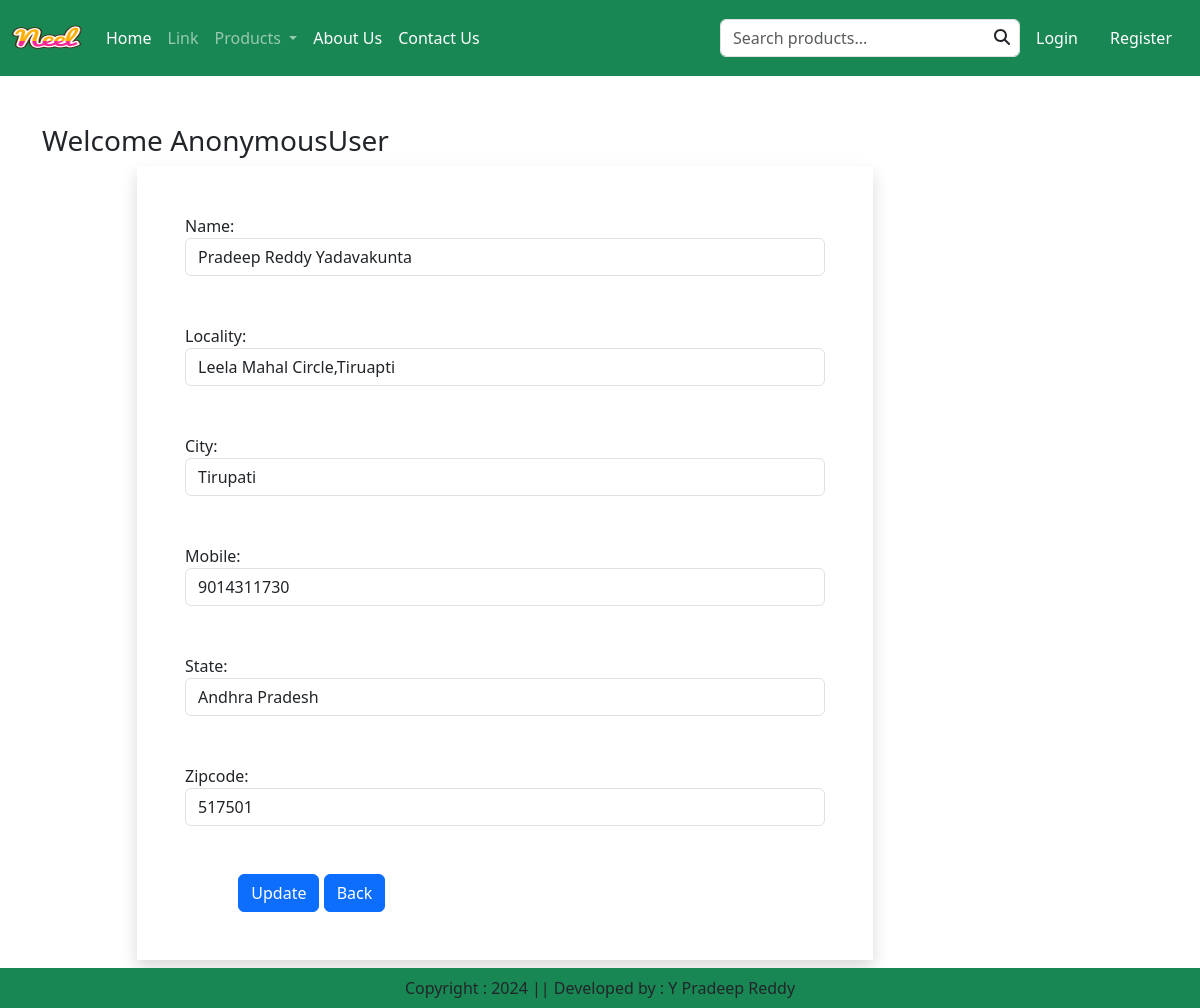
The app's page /updateAddress/3 with its own data.
### app/models.py (models this page shows, shortened)
class Customer(models.Model):
    user=models.ForeignKey(User,on_delete=models.CASCADE)
    name=models.CharField(max_length=200)
    locality=models.CharField(max_length=200)
    city=models.CharField(max_length=200)
    mobile=models.IntegerField(default=0)
    zipcode=models.IntegerField()
    state=models.CharField(choices=STATE_CHOICES,max_length=100)

### app/views.py (the view, shortened to what this page needs)
# urls.py: path("updateAddress/<int:pk>",views.UpdateAddress.as_view(),name='updateAddress'),
class UpdateAddress(View):
    def get(self,request,pk):
        add=Customer.objects.get(pk=pk)
        form=CustomerProfileForm(instance=add)# to add data into the fields to update
        return render(request,'app/updateAddress.html',locals())

### app/forms.py
class CustomerProfileForm(ModelForm):
    class Meta:
        model=Customer
        fields=['id','name','locality','city','mobile','state','zipcode']
        widgets={
            'name':forms.TextInput(attrs={'class':'form-control'}),
            'locality':forms.TextInput(attrs={'class':'form-control'}),
            'city':forms.TextInput(attrs={'class':'form-control'}),
            'mobile':forms.NumberInput(attrs={'class':'form-control'}),
            'state':forms.Select(attrs={'class':'form-control'}),
            'zipcode':forms.NumberInput(attrs={'class':'form-control'}),
        }

### app/templates/app/updateAddress.html (shortened to what this page needs)
{% extends "app/base.html" %}
{% load static%}
{% block main_content %}
<div class="container my-5">
    <div class="row">
            <h3>Welcome <span class="text-capitalize">{{request.user}}</span></h3>
    <div class="col-sm-8 offset-sm-1">
        <form action="" method="post" novalidate class="shadow p-5">
            {% for fm in form %}
            {{fm.label_tag}} {{fm}}
            <small class="text-danger">{{fm.errors|striptags}}</small><br><br>
            {% endfor %}
            <div class="col-sm-8 offset-sm-1">
                <button type="submit" class="btn btn-primary">Update</button>
                <a href="{% url 'address' %}" type="button" class="btn btn-primary">Back</a>
            </div>
        </form>
    </div>
</div>
</div>
{% endblock main_content %}

### records on screen
Customer: form "Pradeep Reddy Yadavakunta" "Leela Mahal Circle,Tiruapti" "Tirupati" "9014311730" "Andhra Pradesh" "517501"

### other values on screen
{{ request.user }} "AnonymousUser"
{{ fm.label_tag }} "Name:" "Locality:" "City:" "Mobile:" "State:" "Zipcode:"
